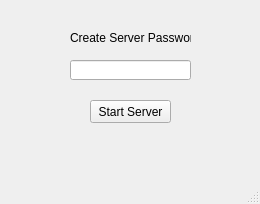
<?xml version="1.0" encoding="UTF-8"?>
<ui version="4.0">
 <class>myServer</class>
 <widget class="QMainWindow" name="myServer">
  <property name="geometry">
   <rect>
    <x>0</x>
    <y>0</y>
    <width>260</width>
    <height>204</height>
   </rect>
  </property>
  <property name="windowTitle">
   <string>MainWindow</string>
  </property>
  <widget class="QWidget" name="centralwidget">
   <widget class="QLabel" name="createServerPasswordLabel">
    <property name="geometry">
     <rect>
      <x>70</x>
      <y>30</y>
      <width>121</width>
      <height>16</height>
     </rect>
    </property>
    <property name="text">
     <string>Create Server Password</string>
    </property>
   </widget>
   <widget class="QLineEdit" name="serverPasswordInput">
    <property name="geometry">
     <rect>
      <x>70</x>
      <y>60</y>
      <width>121</width>
      <height>20</height>
     </rect>
    </property>
   </widget>
   <widget class="QPushButton" name="startServerButton">
    <property name="geometry">
     <rect>
      <x>90</x>
      <y>100</y>
      <width>81</width>
      <height>23</height>
     </rect>
    </property>
    <property name="text">
     <string>Start Server</string>
    </property>
   </widget>
   <widget class="QLabel" name="statusLabel">
    <property name="geometry">
     <rect>
      <x>90</x>
      <y>140</y>
      <width>91</width>
      <height>16</height>
     </rect>
    </property>
    <property name="text">
     <string/>
    </property>
   </widget>
  </widget>
  <widget class="QStatusBar" name="statusbar"/>
 </widget>
 <resources/>
 <connections/>
</ui>
